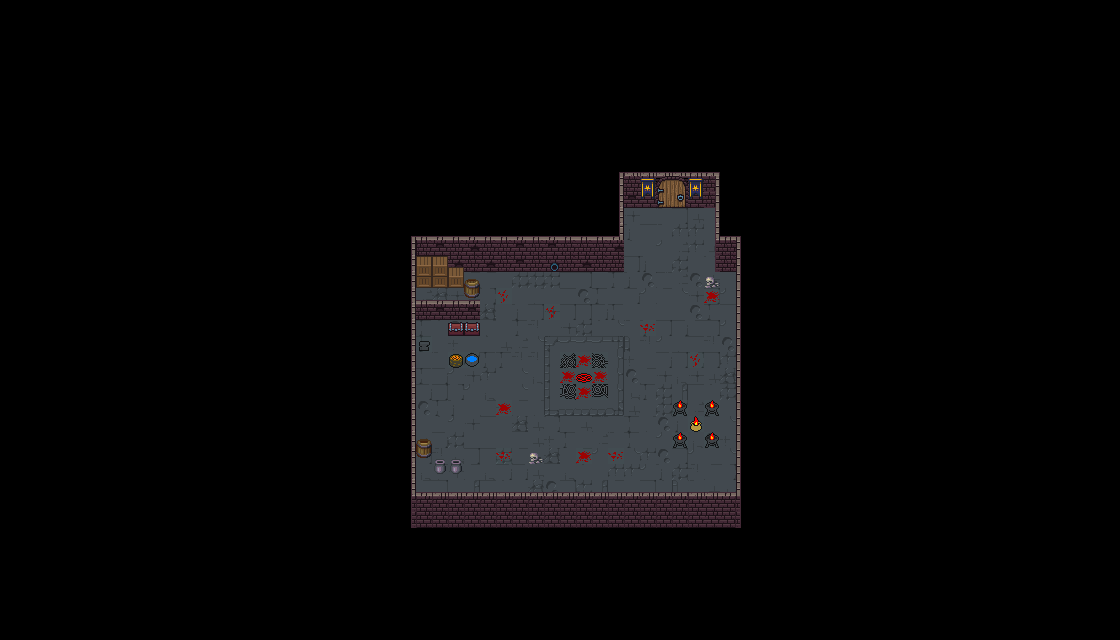

A level layout from a 2D game, rendered from its tile map. Below: a short description, then the map file with tile-grid data replaced by summaries:
An orthogonal 70x40 tile map with 16x16 px tiles, 6 tile layers (background, floor, walls, opendoor, ...), 3 hidden layers not drawn, 4 tilesets.

<map version="1.9" tiledversion="1.9.2" orientation="orthogonal" renderorder="right-down" width="70" height="40" tilewidth="16" tileheight="16" infinite="0" nextlayerid="14" nextobjectid="1">
 <tileset firstgid="1" name="Dungeon tileset" tilewidth="16" tileheight="16" tilecount="288" columns="24">
  <image source="tiles/Dungeon tileset/Dungeon tileset.png" width="384" height="192" />
 </tileset>
 <tileset firstgid="289" name="0x72_16x16DungeonTileset.v5" tilewidth="16" tileheight="16" tilecount="512" columns="32">
  <image source="tiles/0x72_16x16DungeonTileset.v5/0x72_16x16DungeonTileset.v5.png" width="512" height="256" />
 </tileset>
 <tileset firstgid="801" name="16x16_retrostyle_items_Denzi101016-2" tilewidth="16" tileheight="16" tilecount="3024" columns="48">
  <image source="tiles/16x16_orthogonal/16x16 orthogonal/16x16_retrostyle_items_Denzi101016-2.png" width="768" height="1008" />
 </tileset>
 <tileset firstgid="3825" name="MainLev2.0" tilewidth="16" tileheight="16" tilecount="9792" columns="102">
  <image source="tiles/RPGW_Caves_v2.1/MainLev2.0.png" width="1632" height="1536" />
 </tileset>
 <layer id="1" name="background" width="70" height="40">
  <data>[2800 cells, 2800 non-empty, 1 distinct tile ids]</data>
 </layer>
 <layer id="2" name="floor" width="70" height="40">
  <data>[2800 cells, 328 non-empty, 43 distinct tile ids]</data>
 </layer>
 <layer id="9" name="shop" width="70" height="40" visible="0">
  <data>[2800 cells, 1 non-empty, 1 distinct tile ids]</data>
 </layer>
 <layer id="8" name="LVmage" width="70" height="40" visible="0">
  <data>[2800 cells, 1 non-empty, 1 distinct tile ids]</data>
 </layer>
 <layer id="7" name="blacksmith" width="70" height="40" visible="0">
  <data>[2800 cells, 1 non-empty, 1 distinct tile ids]</data>
 </layer>
 <layer id="3" name="walls" width="70" height="40">
  <data>[2800 cells, 188 non-empty, 32 distinct tile ids]</data>
 </layer>
 <layer id="11" name="opendoor" width="70" height="40">
  <data>[2800 cells, 4 non-empty, 4 distinct tile ids]</data>
 </layer>
 <layer id="10" name="closeddoor" width="70" height="40">
  <data>[2800 cells, 4 non-empty, 4 distinct tile ids]</data>
 </layer>
 <layer id="5" name="ornaments" width="70" height="40">
  <data>[2800 cells, 32 non-empty, 17 distinct tile ids]</data>
 </layer>
</map>
